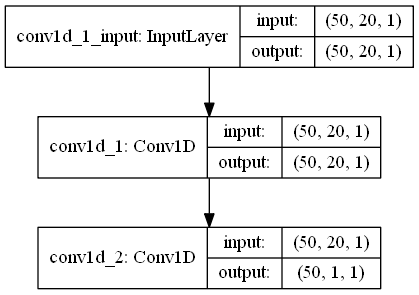

Python code for this plot:
"""
To know more or get code samples, please visit my website:
https://morvanzhou.github.io/tutorials/
Or search: 莫烦Python
Thank you for supporting!
"""

# please note, all tutorial code are running under python3.5.
# If you use the version like python2.7, please modify the code accordingly

# 8 - RNN LSTM Regressor example

# to try tensorflow, un-comment following two lines
# import os
# os.environ['KERAS_BACKEND']='tensorflow'
import numpy as np
from keras.utils.vis_utils import plot_model
np.random.seed(1337)  # for reproducibility
import matplotlib.pyplot as plt
from keras.models import Sequential
from keras.layers import LSTM, TimeDistributed, Dense
from keras.optimizers import Adam
from keras.layers import Conv1D
BATCH_START = 0
TIME_STEPS = 20
BATCH_SIZE = 50
INPUT_SIZE = 1
OUTPUT_SIZE = 1
CELL_SIZE = 20
LR = 0.006


def get_batch():
    global BATCH_START, TIME_STEPS
    # xs shape (50batch, 20steps)
    xs = np.arange(BATCH_START, BATCH_START+TIME_STEPS*BATCH_SIZE).reshape((BATCH_SIZE, TIME_STEPS)) / (10*np.pi)
    seq = np.sin(xs)
    res = np.mean(seq, axis=(1))
    BATCH_START += TIME_STEPS
    # plt.plot(xs[0, :], res[0, :], 'r', xs[0, :], seq[0, :], 'b--')
    # plt.show()
    return [seq[:, :, np.newaxis], res[:, np.newaxis, np.newaxis], xs]

model = Sequential()
# build a LSTM RNN

model.add(Conv1D(INPUT_SIZE,
                batch_input_shape=(BATCH_SIZE, TIME_STEPS, INPUT_SIZE),
                 kernel_size=TIME_STEPS, padding='same'))
model.add(Conv1D(OUTPUT_SIZE,
                 kernel_size=TIME_STEPS, padding='valid'))
# add output layer
adam = Adam(LR)
model.compile(optimizer=adam,
              loss='mean_absolute_error',)

plot_model(model, show_shapes=True, to_file='conv_test.png')
model.summary()
print('Training ------------')
for step in range(2000):
    # data shape = (batch_num, steps, inputs/outputs)
    X_batch, Y_batch, xs = get_batch()
    cost = model.train_on_batch(X_batch, Y_batch)
    pred = model.predict(X_batch, BATCH_SIZE)
    plt.plot(xs[0, :], X_batch[0].flatten(), 'r')
    plt.ylim((-1.2, 1.2))
    plt.draw()
    plt.pause(0.1)
    print('Ground truth: {}, predict: {}'.format(Y_batch[10], pred[10]))
    if step % 10 == 0:
        print('train cost: ', cost)
